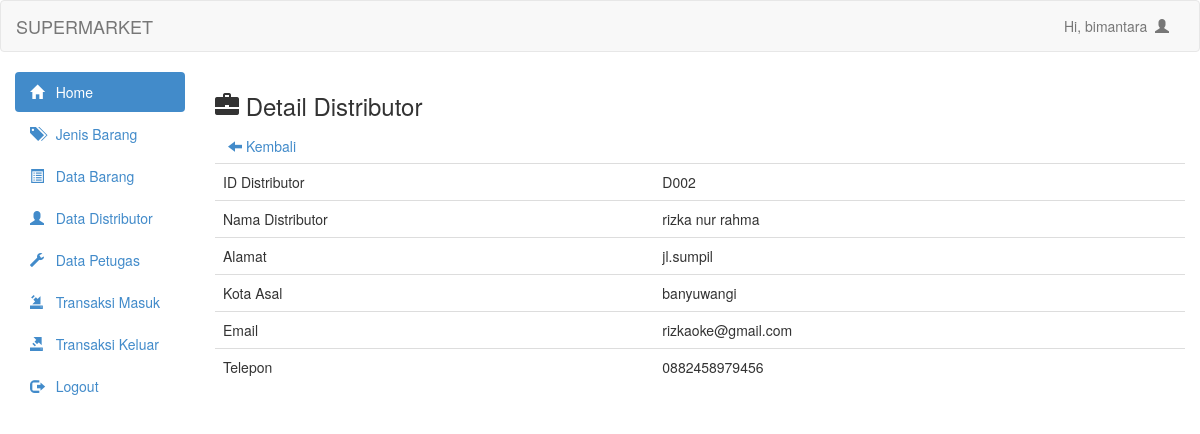
/admin/distributor_detail.php?id_distributor=D002 (signed in), run on the app's committed database.
### tables this page shows
CREATE TABLE `tbldistributor` (
  `id_distributor` varchar(10) NOT NULL,
  `nama_distributor` varchar(100) NOT NULL,
  `alamat` text NOT NULL,
  `kota_asal` varchar(100) NOT NULL,
  `email` varchar(100) NOT NULL,
  `telepon` varchar(15) NOT NULL
);

### admin/distributor_detail.php (the view)
<?php
    include 'header.php';
    include 'config.php';
?>
<h3><span class="glyphicon glyphicon-briefcase"></span> Detail Distributor</h3>
<a class="btn" href="distributor_data.php"><span class="glyphicon glyphicon-arrow-left"></span> Kembali</a>
<?php
    $id_distributor = mysqli_real_escape_string($connect, $_GET['id_distributor']);
    $det = mysqli_query($connect, "select * from tbldistributor where id_distributor='$id_distributor'") or die(mysqli_connect_error());
    while ($d = mysqli_fetch_array($det)) {
?>
<table class="table">
    <tr>
        <td>ID Distributor</td>
        <td><?php echo $d['id_distributor'] ?></td>
    </tr>
    <tr>
        <td>Nama Distributor</td>
        <td><?php echo $d['nama_distributor'] ?></td>
    </tr>
    <tr>
        <td>Alamat</td>
        <td><?php echo $d['alamat'] ?></td>
    </tr>
    <tr>
        <td>Kota Asal</td>
        <td><?php echo $d['kota_asal'] ?></td>
    </tr>
    <tr>
        <td>Email</td>
        <td><?php echo $d['email'] ?></td>
    </tr>
    <tr>
        <td>Telepon</td>
        <td><?php echo $d['telepon'] ?></td>
    </tr>
</table>
<?php
}
?>

### data on the page
tbldistributor: id_distributor "D002", nama_distributor "rizka nur rahma", alamat "jl.sumpil", kota_asal "banyuwangi", email "rizkaoke@gmail.com", telepon "0882458979456"

### other printed values
$_SESSION['user'] "bimantara"
